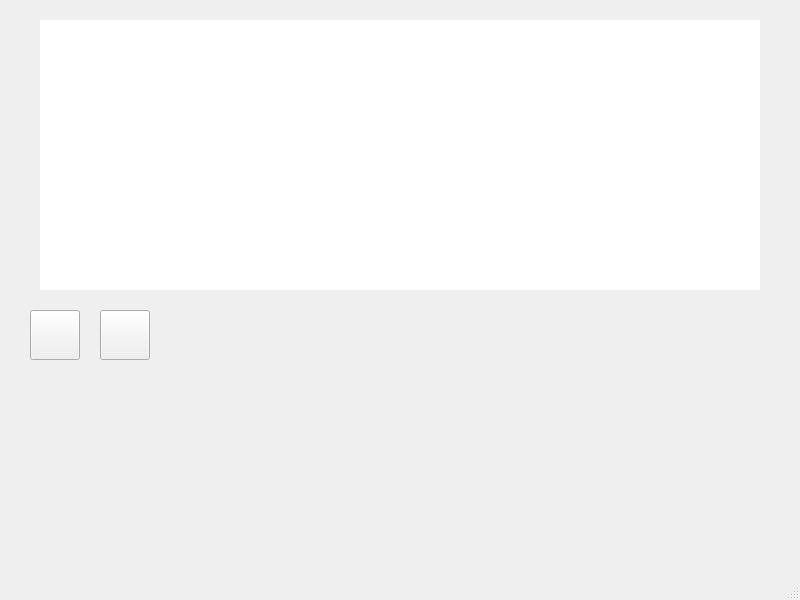
<?xml version="1.0" encoding="UTF-8"?>
<ui version="4.0">
 <class>MainWindow</class>
 <widget class="QMainWindow" name="MainWindow">
  <property name="geometry">
   <rect>
    <x>0</x>
    <y>0</y>
    <width>800</width>
    <height>600</height>
   </rect>
  </property>
  <property name="windowTitle">
   <string>MainWindow</string>
  </property>
  <widget class="QWidget" name="centralwidget">
   <widget class="QLabel" name="label">
    <property name="geometry">
     <rect>
      <x>40</x>
      <y>20</y>
      <width>720</width>
      <height>270</height>
     </rect>
    </property>
    <property name="styleSheet">
     <string notr="true">background-color:rgb(255, 255, 255)</string>
    </property>
    <property name="text">
     <string/>
    </property>
   </widget>
   <widget class="QPushButton" name="pushButton">
    <property name="geometry">
     <rect>
      <x>30</x>
      <y>310</y>
      <width>50</width>
      <height>50</height>
     </rect>
    </property>
    <property name="styleSheet">
     <string notr="true">border-image:url(:/STAR.png)</string>
    </property>
    <property name="text">
     <string/>
    </property>
   </widget>
   <widget class="QPushButton" name="pushButton_2">
    <property name="geometry">
     <rect>
      <x>100</x>
      <y>310</y>
      <width>50</width>
      <height>50</height>
     </rect>
    </property>
    <property name="styleSheet">
     <string notr="true">border-image:url(:/PAUSE.png)</string>
    </property>
    <property name="text">
     <string/>
    </property>
   </widget>
  </widget>
  <widget class="QMenuBar" name="menubar">
   <property name="geometry">
    <rect>
     <x>0</x>
     <y>0</y>
     <width>800</width>
     <height>25</height>
    </rect>
   </property>
  </widget>
  <widget class="QStatusBar" name="statusbar"/>
 </widget>
 <resources>
  <include location="圖示.qrc"/>
 </resources>
 <connections/>
</ui>
